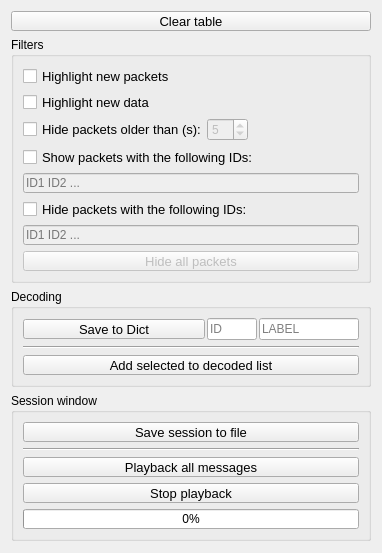
            <widget class="QWidget" name="scrollAreaWidgetContents_3">
             <property name="geometry">
              <rect>
               <x>0</x>
               <y>0</y>
               <width>382</width>
               <height>553</height>
              </rect>
             </property>
             <layout class="QVBoxLayout" name="verticalLayout_10">
              <item>
               <widget class="QPushButton" name="clearTableButton">
                <property name="sizePolicy">
                 <sizepolicy hsizetype="Preferred" vsizetype="Preferred">
                  <horstretch>0</horstretch>
                  <verstretch>0</verstretch>
                 </sizepolicy>
                </property>
                <property name="minimumSize">
                 <size>
                  <width>0</width>
                  <height>20</height>
                 </size>
                </property>
                <property name="font">
                 <font>
                  <pointsize>10</pointsize>
                 </font>
                </property>
                <property name="text">
                 <string>Clear table</string>
                </property>
               </widget>
              </item>
              <item>
               <widget class="QGroupBox" name="groupBox_9">
                <property name="sizePolicy">
                 <sizepolicy hsizetype="Preferred" vsizetype="Preferred">
                  <horstretch>0</horstretch>
                  <verstretch>0</verstretch>
                 </sizepolicy>
                </property>
                <property name="minimumSize">
                 <size>
                  <width>0</width>
                  <height>0</height>
                 </size>
                </property>
                <property name="maximumSize">
                 <size>
                  <width>16777215</width>
                  <height>16777215</height>
                 </size>
                </property>
                <property name="font">
                 <font>
                  <pointsize>9</pointsize>
                 </font>
                </property>
                <property name="title">
                 <string>Filters</string>
                </property>
                <property name="flat">
                 <bool>false</bool>
                </property>
                <layout class="QVBoxLayout" name="verticalLayout_13">
                 <item>
                  <widget class="QCheckBox" name="highlightNewIdCheckBox">
                   <property name="sizePolicy">
                    <sizepolicy hsizetype="Preferred" vsizetype="Preferred">
                     <horstretch>0</horstretch>
                     <verstretch>0</verstretch>
                    </sizepolicy>
                   </property>
                   <property name="minimumSize">
                    <size>
                     <width>0</width>
                     <height>20</height>
                    </size>
                   </property>
                   <property name="font">
                    <font>
                     <pointsize>10</pointsize>
                    </font>
                   </property>
                   <property name="text">
                    <string>Highlight new packets</string>
                   </property>
                  </widget>
                 </item>
                 <item>
                  <widget class="QCheckBox" name="highlightNewDataCheckBox">
                   <property name="enabled">
                    <bool>true</bool>
                   </property>
                   <property name="sizePolicy">
                    <sizepolicy hsizetype="Preferred" vsizetype="Preferred">
                     <horstretch>0</horstretch>
                     <verstretch>0</verstretch>
                    </sizepolicy>
                   </property>
                   <property name="minimumSize">
                    <size>
                     <width>0</width>
                     <height>20</height>
                    </size>
                   </property>
                   <property name="font">
                    <font>
                     <pointsize>10</pointsize>
                    </font>
                   </property>
                   <property name="text">
                    <string>Highlight new data</string>
                   </property>
                  </widget>
                 </item>
                 <item>
                  <layout class="QHBoxLayout" name="horizontalLayout_10">
                   <property name="spacing">
                    <number>0</number>
                   </property>
                   <property name="topMargin">
                    <number>0</number>
                   </property>
                   <item>
                    <widget class="QCheckBox" name="hideOldPacketsCheckBox">
                     <property name="sizePolicy">
                      <sizepolicy hsizetype="Fixed" vsizetype="Fixed">
                       <horstretch>0</horstretch>
                       <verstretch>0</verstretch>
                      </sizepolicy>
                     </property>
                     <property name="minimumSize">
                      <size>
                       <width>0</width>
                       <height>20</height>
                      </size>
                     </property>
                     <property name="font">
                      <font>
                       <pointsize>10</pointsize>
                      </font>
                     </property>
                     <property name="text">
                      <string>Hide packets older than (s):</string>
                     </property>
                    </widget>
                   </item>
                   <item>
                    <widget class="QSpinBox" name="hideOldPeriod">
                     <property name="enabled">
                      <bool>false</bool>
                     </property>
                     <property name="sizePolicy">
                      <sizepolicy hsizetype="Fixed" vsizetype="Fixed">
                       <horstretch>0</horstretch>
                       <verstretch>0</verstretch>
                      </sizepolicy>
                     </property>
                     <property name="font">
                      <font>
                       <pointsize>9</pointsize>
                      </font>
                     </property>
                     <property name="value">
                      <number>5</number>
                     </property>
                    </widget>
                   </item>
                   <item>
                    <spacer name="horizontalSpacer">
                     <property name="orientation">
                      <enum>Qt::Horizontal</enum>
                     </property>
                     <property name="sizeType">
                      <enum>QSizePolicy::Expanding</enum>
                     </property>
                     <property name="sizeHint" stdset="0">
                      <size>
                       <width>40</width>
                       <height>20</height>
                      </size>
                     </property>
                    </spacer>
                   </item>
                  </layout>
                 </item>
                 <item>
                  <widget class="QCheckBox" name="showOnlyIdsCheckBox">
                   <property name="sizePolicy">
                    <sizepolicy hsizetype="Preferred" vsizetype="Preferred">
                     <horstretch>0</horstretch>
                     <verstretch>0</verstretch>
                    </sizepolicy>
                   </property>
                   <property name="minimumSize">
                    <size>
                     <width>0</width>
                     <height>20</height>
                    </size>
                   </property>
                   <property name="font">
                    <font>
                     <pointsize>10</pointsize>
                    </font>
                   </property>
                   <property name="text">
                    <string>Show packets with the following IDs:</string>
                   </property>
                  </widget>
                 </item>
                 <item>
                  <widget class="QLineEdit" name="showOnlyIdsLineEdit">
                   <property name="enabled">
                    <bool>false</bool>
                   </property>
                   <property name="sizePolicy">
                    <sizepolicy hsizetype="Preferred" vsizetype="Preferred">
                     <horstretch>0</horstretch>
                     <verstretch>0</verstretch>
                    </sizepolicy>
                   </property>
                   <property name="minimumSize">
                    <size>
                     <width>0</width>
                     <height>20</height>
                    </size>
                   </property>
                   <property name="maximumSize">
                    <size>
                     <width>16777215</width>
                     <height>16777215</height>
                    </size>
                   </property>
                   <property name="font">
                    <font>
                     <pointsize>9</pointsize>
                    </font>
                   </property>
                   <property name="placeholderText">
                    <string>ID1 ID2 ...</string>
                   </property>
                  </widget>
                 </item>
                 <item>
                  <widget class="QCheckBox" name="hideIdsCheckBox">
                   <property name="sizePolicy">
                    <sizepolicy hsizetype="Preferred" vsizetype="Preferred">
                     <horstretch>0</horstretch>
                     <verstretch>0</verstretch>
                    </sizepolicy>
                   </property>
                   <property name="minimumSize">
                    <size>
                     <width>0</width>
                     <height>20</height>
                    </size>
                   </property>
                   <property name="font">
                    <font>
                     <pointsize>10</pointsize>
                    </font>
                   </property>
                   <property name="text">
                    <string>Hide packets with the following IDs:</string>
                   </property>
                  </widget>
                 </item>
                 <item>
                  <widget class="QLineEdit" name="hideIdsLineEdit">
                   <property name="enabled">
                    <bool>false</bool>
                   </property>
                   <property name="sizePolicy">
                    <sizepolicy hsizetype="Preferred" vsizetype="Preferred">
                     <horstretch>0</horstretch>
                     <verstretch>0</verstretch>
                    </sizepolicy>
                   </property>
                   <property name="minimumSize">
                    <size>
                     <width>0</width>
                     <height>20</height>
                    </size>
                   </property>
                   <property name="maximumSize">
                    <size>
                     <width>16777215</width>
                     <height>16777215</height>
                    </size>
                   </property>
                   <property name="font">
                    <font>
                     <pointsize>9</pointsize>
                    </font>
                   </property>
                   <property name="placeholderText">
                    <string>ID1 ID2 ...</string>
                   </property>
                  </widget>
                 </item>
                 <item>
                  <widget class="QPushButton" name="hideAllPacketsButton">
                   <property name="enabled">
                    <bool>false</bool>
                   </property>
                   <property name="minimumSize">
                    <size>
                     <width>0</width>
                     <height>20</height>
                    </size>
                   </property>
                   <property name="font">
                    <font>
                     <pointsize>10</pointsize>
                    </font>
                   </property>
                   <property name="text">
                    <string>Hide all packets</string>
                   </property>
                  </widget>
                 </item>
                </layout>
               </widget>
              </item>
              <item>
               <widget class="QGroupBox" name="groupBox_8">
                <property name="sizePolicy">
                 <sizepolicy hsizetype="Preferred" vsizetype="Preferred">
                  <horstretch>0</horstretch>
                  <verstretch>0</verstretch>
                 </sizepolicy>
                </property>
                <property name="minimumSize">
                 <size>
                  <width>0</width>
                  <height>0</height>
                 </size>
                </property>
                <property name="maximumSize">
                 <size>
                  <width>16777215</width>
                  <height>16777215</height>
                 </size>
                </property>
                <property name="font">
                 <font>
                  <pointsize>9</pointsize>
                 </font>
                </property>
                <property name="autoFillBackground">
                 <bool>false</bool>
                </property>
                <property name="title">
                 <string>Decoding</string>
                </property>
                <property name="flat">
                 <bool>false</bool>
                </property>
                <layout class="QVBoxLayout" name="verticalLayout_12">
                 <item>
                  <layout class="QHBoxLayout" name="horizontalLayout_7">
                   <property name="spacing">
                    <number>2</number>
                   </property>
                   <property name="sizeConstraint">
                    <enum>QLayout::SetMinimumSize</enum>
                   </property>
                   <item>
                    <widget class="QPushButton" name="saveSelectedIdInDictButton">
                     <property name="enabled">
                      <bool>true</bool>
                     </property>
                     <property name="sizePolicy">
                      <sizepolicy hsizetype="Preferred" vsizetype="Preferred">
                       <horstretch>0</horstretch>
                       <verstretch>0</verstretch>
                      </sizepolicy>
                     </property>
                     <property name="minimumSize">
                      <size>
                       <width>0</width>
                       <height>20</height>
                      </size>
                     </property>
                     <property name="maximumSize">
                      <size>
                       <width>16777215</width>
                       <height>20</height>
                      </size>
                     </property>
                     <property name="font">
                      <font>
                       <pointsize>10</pointsize>
                      </font>
                     </property>
                     <property name="text">
                      <string>Save to Dict</string>
                     </property>
                    </widget>
                   </item>
                   <item>
                    <widget class="QLineEdit" name="saveIdToDictLineEdit">
                     <property name="sizePolicy">
                      <sizepolicy hsizetype="Fixed" vsizetype="Preferred">
                       <horstretch>0</horstretch>
                       <verstretch>0</verstretch>
                      </sizepolicy>
                     </property>
                     <property name="minimumSize">
                      <size>
                       <width>0</width>
                       <height>0</height>
                      </size>
                     </property>
                     <property name="maximumSize">
                      <size>
                       <width>50</width>
                       <height>25</height>
                      </size>
                     </property>
                     <property name="font">
                      <font>
                       <pointsize>9</pointsize>
                      </font>
                     </property>
                     <property name="placeholderText">
                      <string>ID</string>
                     </property>
                    </widget>
                   </item>
                   <item>
                    <widget class="QLineEdit" name="saveLabelToDictLineEdit">
                     <property name="sizePolicy">
                      <sizepolicy hsizetype="Preferred" vsizetype="Preferred">
                       <horstretch>0</horstretch>
                       <verstretch>0</verstretch>
                      </sizepolicy>
                     </property>
                     <property name="minimumSize">
                      <size>
                       <width>20</width>
                       <height>0</height>
                      </size>
                     </property>
                     <property name="maximumSize">
                      <size>
                       <width>100</width>
                       <height>25</height>
                      </size>
                     </property>
                     <property name="font">
                      <font>
                       <pointsize>9</pointsize>
                      </font>
                     </property>
                     <property name="placeholderText">
                      <string>LABEL</string>
                     </property>
                    </widget>
                   </item>
                  </layout>
                 </item>
                 <item>
                  <widget class="Line" name="line_5">
                   <property name="orientation">
                    <enum>Qt::Horizontal</enum>
                   </property>
                  </widget>
                 </item>
                 <item>
                  <widget class="QPushButton" name="addToDecodedPushButton">
                   <property name="sizePolicy">
                    <sizepolicy hsizetype="Preferred" vsizetype="Preferred">
                     <horstretch>0</horstretch>
                     <verstretch>0</verstretch>
                    </sizepolicy>
                   </property>
                   <property name="minimumSize">
                    <size>
                     <width>0</width>
                     <height>20</height>
                    </size>
                   </property>
                   <property name="maximumSize">
                    <size>
                     <width>16777215</width>
                     <height>20</height>
                    </size>
                   </property>
                   <property name="font">
                    <font>
                     <pointsize>10</pointsize>
                    </font>
                   </property>
                   <property name="layoutDirection">
                    <enum>Qt::LeftToRight</enum>
                   </property>
                   <property name="text">
                    <string>Add selected to decoded list</string>
                   </property>
                  </widget>
                 </item>
                </layout>
               </widget>
              </item>
              <item>
               <widget class="QGroupBox" name="groupBox_7">
                <property name="font">
                 <font>
                  <pointsize>9</pointsize>
                 </font>
                </property>
                <property name="title">
                 <string>Session window</string>
                </property>
                <layout class="QVBoxLayout" name="verticalLayout_4">
                 <item>
                  <widget class="QPushButton" name="saveSessionToFileButton">
                   <property name="sizePolicy">
                    <sizepolicy hsizetype="Preferred" vsizetype="Preferred">
                     <horstretch>0</horstretch>
                     <verstretch>0</verstretch>
                    </sizepolicy>
                   </property>
                   <property name="minimumSize">
                    <size>
                     <width>0</width>
                     <height>20</height>
                    </size>
                   </property>
                   <property name="maximumSize">
                    <size>
                     <width>16777215</width>
                     <height>20</height>
                    </size>
                   </property>
                   <property name="font">
                    <font>
                     <pointsize>10</pointsize>
                    </font>
                   </property>
                   <property name="text">
                    <string>Save session to file</string>
                   </property>
                  </widget>
                 </item>
                 <item>
                  <widget class="Line" name="line_2">
                   <property name="orientation">
                    <enum>Qt::Horizontal</enum>
                   </property>
                  </widget>
                 </item>
                 <item>
                  <widget class="QPushButton" name="playbackMainTableButton">
                   <property name="enabled">
                    <bool>true</bool>
                   </property>
                   <property name="sizePolicy">
                    <sizepolicy hsizetype="Preferred" vsizetype="Preferred">
                     <horstretch>0</horstretch>
                     <verstretch>0</verstretch>
                    </sizepolicy>
                   </property>
                   <property name="minimumSize">
                    <size>
                     <width>0</width>
                     <height>20</height>
                    </size>
                   </property>
                   <property name="maximumSize">
                    <size>
                     <width>16777215</width>
                     <height>20</height>
                    </size>
                   </property>
                   <property name="font">
                    <font>
                     <family>MS Shell Dlg 2</family>
                     <pointsize>10</pointsize>
                    </font>
                   </property>
                   <property name="text">
                    <string>Playback all messages</string>
                   </property>
                  </widget>
                 </item>
                 <item>
                  <widget class="QPushButton" name="stopPlayBackButton">
                   <property name="minimumSize">
                    <size>
                     <width>0</width>
                     <height>20</height>
                    </size>
                   </property>
                   <property name="font">
                    <font>
                     <pointsize>10</pointsize>
                    </font>
                   </property>
                   <property name="text">
                    <string>Stop playback</string>
                   </property>
                  </widget>
                 </item>
                 <item>
                  <widget class="QProgressBar" name="playBackProgressBar">
                   <property name="minimumSize">
                    <size>
                     <width>0</width>
                     <height>20</height>
                    </size>
                   </property>
                   <property name="value">
                    <number>0</number>
                   </property>
                   <property name="textVisible">
                    <bool>true</bool>
                   </property>
                  </widget>
                 </item>
                </layout>
               </widget>
              </item>
              <item>
               <spacer name="verticalSpacer">
                <property name="orientation">
                 <enum>Qt::Vertical</enum>
                </property>
                <property name="sizeHint" stdset="0">
                 <size>
                  <width>20</width>
                  <height>40</height>
                 </size>
                </property>
               </spacer>
              </item>
             </layout>
            </widget>
